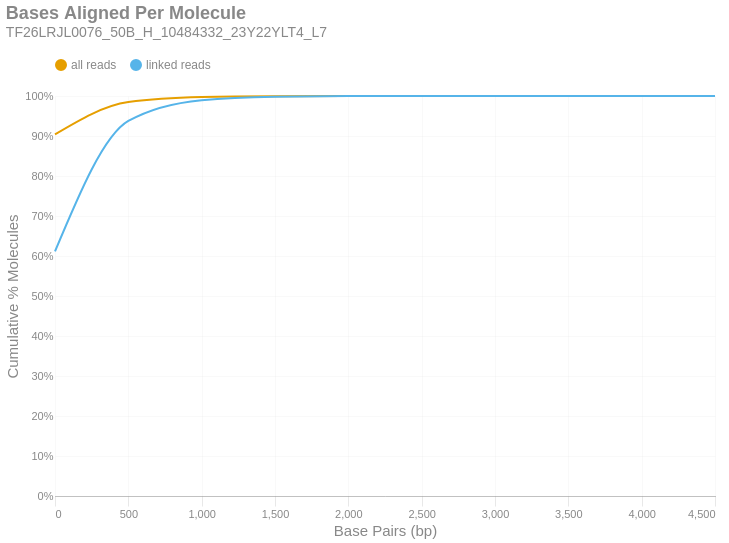

Notebook code for this chart:
### Markdown cell above
### Bases Aligned Per Molecule
This is a cumulative frequency distribution showing the number of base pairs aligned per unique molecule. These data are shown in 500 bp bins. There are two distributions: one with `all reads` (yellow) and another with only `linked reads` (blue). The percent of molecules in the `linked reads` distribution is relative to the total number of linked molecules.

### Code cell
if SKIPLR:
    print_html(f"Skipped")
else:
    binned_df = consolidated_hist(valids['aligned_bp'], mask, 500, True)
    with SafeRender(binned_df):
        (
            density_plot(binned_df, 'Bases Aligned Per Molecule', samplename, 'basesper')
            .encode(
                x=alt.X('bin:Q', title="Base Pairs (bp)").axis(tickMinStep=500).scale(padding=0),
                y=alt.Y('value:Q', title='Cumulative % Molecules')
                    .axis(format='%')
                    .scale(domain = [0,1])
                    .stack(False),
                color=alt.Color("key:N").scale(domain = ["all reads", "linked reads"]),
                tooltip = [
                    alt.Tooltip("key:N", title = "Data Type"),
                    alt.Tooltip("range_label:N", title="Bases Aligned Per Molecule"),
                    alt.Tooltip("value:Q", format = ".2%", title="% Molecules (Cum.)")
                ]
            )
        ).display()

### Figure 1 — Vega-Lite specification as saved in the notebook (floating-point values rounded to 4 significant figures)
{"width": "container", "height": 400, "config": {"title": {"anchor": "start", "dy": -15, "fontSize": 18, "color": "#888888", "subtitleColor": "#888888", "subtitleFontSize": 14}, "arc": {"fill": "#0072B2"}, "axis": {"domainColor": "#888888", "domainWidth": 0.5, "gridWidth": 0.2, "grid": false, "titleFontWeight": 400, "titleFontSize": 15, "labelFontSize": 11, "labelColor": "#888888", "tickColor": "#888888", "tickWidth": 0.2, "titleColor": "#888888"}, "axisBand": {"grid": false}, "axisX": {"grid": true, "tickSize": 10, "domainCap": "round"}, "axisY": {"domain": false, "grid": true, "tickSize": 0, "domainCap": "round"}, "background": "transparent", "header": {"labelFontSize": 15, "labelColor": "#888888", "titleFontSize": 15, "titleFontWeight": 600, "titleColor": "#888888"}, "legend": {"labelFont": "sans-serif", "labelFontSize": 12, "labelColor": "#888888", "symbolSize": 100, "symbolType": "circle", "titleFontSize": 12, "titlePadding": 10, "titleColor": "#888888", "title": null, "orient": "top"}, "range": {"category": ["#E69F00", "#56B4E9", "#009E73", "#F0E442", "#0072B2", "#D55E00", "#CC79A7", "#000000"], "diverging": ["#cfe8f3", "#a2d4ec", "#73bfe2", "#46abdb", "#1696d2", "#12719e"]}, "area": {"fill": "#0072B2", "fillOpacity": 0.7, "line": true, "strokeOpacity": 0.7}, "line": {"color": "#0072B2", "stroke": "#0072B2", "strokeWidth": 2}, "trail": {"color": "#0072B2", "stroke": "#0072B2", "strokeWidth": 0, "size": 1}, "point": {"filled": true, "fillOpacity": 1.0, "size": 95}, "text": {"color": "#888888", "fontSize": 11, "align": "right", "fontWeight": 400, "size": 11}, "bar": {"fill": "#0072B2", "stroke": null}, "view": {"stroke": null, "continuousWidth": 660, "continuousHeight": 400}}, "data": {"name": "data-60c77f724e9f1efd54a812114904ade7"}, "mark": {"type": "line", "interpolate": "monotone", "point": {"opacity": 0, "size": 275}}, "encoding": {"color": {"field": "key", "scale": {"domain": ["all reads", "linked reads"]}, "type": "nominal"}, "tooltip": [{"field": "key", "title": "Data Type", "type": "nominal"}, {"field": "range_label", "title": "Bases Aligned Per Molecule", "type": "nominal"}, {"field": "value", "format": ".2%", "title": "% Molecules (Cum.)", "type": "quantitative"}], "x": {"axis": {"tickMinStep": 500}, "field": "bin", "scale": {"padding": 0}, "title": "Base Pairs (bp)", "type": "quantitative"}, "y": {"axis": {"format": "%"}, "field": "value", "scale": {"domain": [0, 1]}, "stack": false, "title": "Cumulative % Molecules", "type": "quantitative"}}, "params": [{"name": "param_c36ac31b6afebe62", "select": {"type": "point", "fields": ["key"]}, "bind": "legend"}], "title": {"text": "Bases Aligned Per Molecule", "subtitle": "TF26LRJL0076_50B_H_10484332_23Y22YLT4_L7"}, "transform": [{"fold": ["all reads (cumsum)", "linked reads (cumsum)"]}, {"calculate": "replace(datum.key, ' (cumsum)', '')", "as": "key"}, {"filter": {"param": "param_c36ac31b6afebe62"}}], "usermeta": {"embedOptions": {"downloadFileName": "TF26LRJL0076_50B_H_10484332_23Y22YLT4_L7.basesper"}}, "$schema": "https://vega.github.io/schema/vega-lite/v6.4.1.json", "datasets": {"data-60c77f724e9f1efd54a812114904ade7": [{"bin": "0.0", "interval": "0.0-500.0", "all reads": 0.904, "linked reads": 0.6113, "all reads (cumsum)": 0.904, "linked reads (cumsum)": 0.6113, "range_label": "0-499"}, {"bin": "500.0", "interval": "500.0-1000.0", "all reads": 0.08078, "linked reads": 0.3263, "all reads (cumsum)": 0.9848, "linked reads (cumsum)": 0.9376, "range_label": "500-999"}, {"bin": "1000.0", "interval": "1000.0-1500.0", "all reads": 0.01271, "linked reads": 0.0521, "all reads (cumsum)": 0.9975, "linked reads (cumsum)": 0.9897, "range_label": "1000-1499"}, {"bin": "1500.0", "interval": "1500.0-2000.0", "all reads": 0.002117, "linked reads": 0.008682, "all reads (cumsum)": 0.9996, "linked reads (cumsum)": 0.9983, "range_label": "1500-1999"}, {"bin": "2000.0", "interval": "2000.0-2500.0", "all reads": 0.0003475, "linked reads": 0.001425, "all reads (cumsum)": 0.9999, "linked reads (cumsum)": 0.9998, "range_label": "2000-2499"}, {"bin": "2500.0", "interval": "2500.0-3000.0", "all reads": 4.801e-05, "linked reads": 0.0001965, "all reads (cumsum)": 1.0, "linked reads (cumsum)": 1.0, "range_label": "2500-2999"}, {"bin": "3000.0", "interval": "3000.0-3500.0", "all reads": 8.137e-06, "linked reads": 3.337e-05, "all reads (cumsum)": 1.0, "linked reads (cumsum)": 1.0, "range_label": "3000-3499"}, {"bin": "3500.0", "interval": "3500.0-4000.0", "all reads": 1.119e-06, "linked reads": 4.589e-06, "all reads (cumsum)": 1.0, "linked reads (cumsum)": 1.0, "range_label": "3500-3999"}, {"bin": "4000.0", "interval": "4000.0-4500.0", "all reads": 1.017e-07, "linked reads": 4.171e-07, "all reads (cumsum)": 1.0, "linked reads (cumsum)": 1.0, "range_label": "4000-4499"}, {"bin": "4500.0", "interval": "4500.0-5000.0", "all reads": 1.017e-07, "linked reads": 4.171e-07, "all reads (cumsum)": 1.0, "linked reads (cumsum)": 1.0, "range_label": "4500-4999"}]}}
